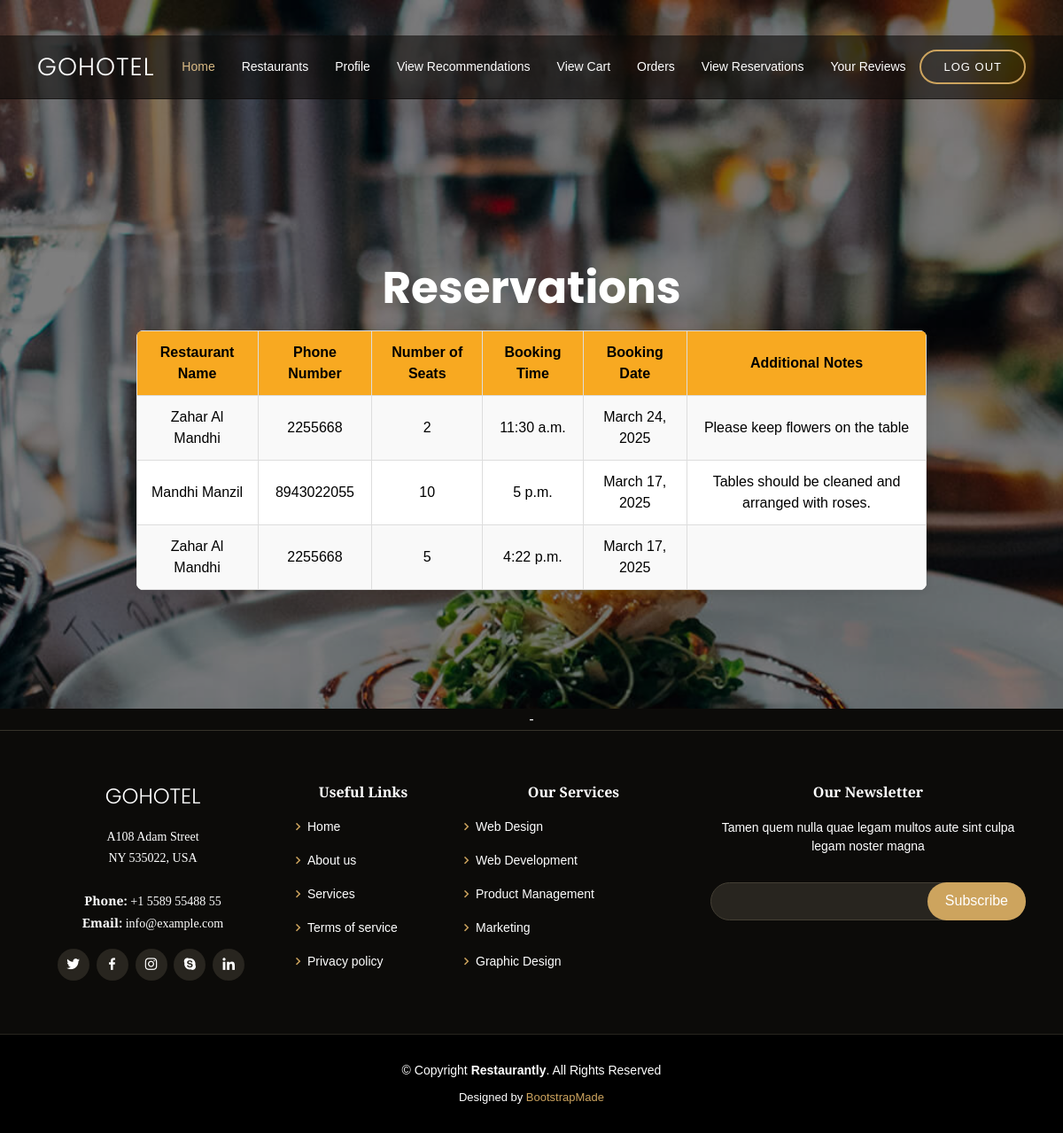
The page /user_reservation_view (signed in) on the database as committed earlier.
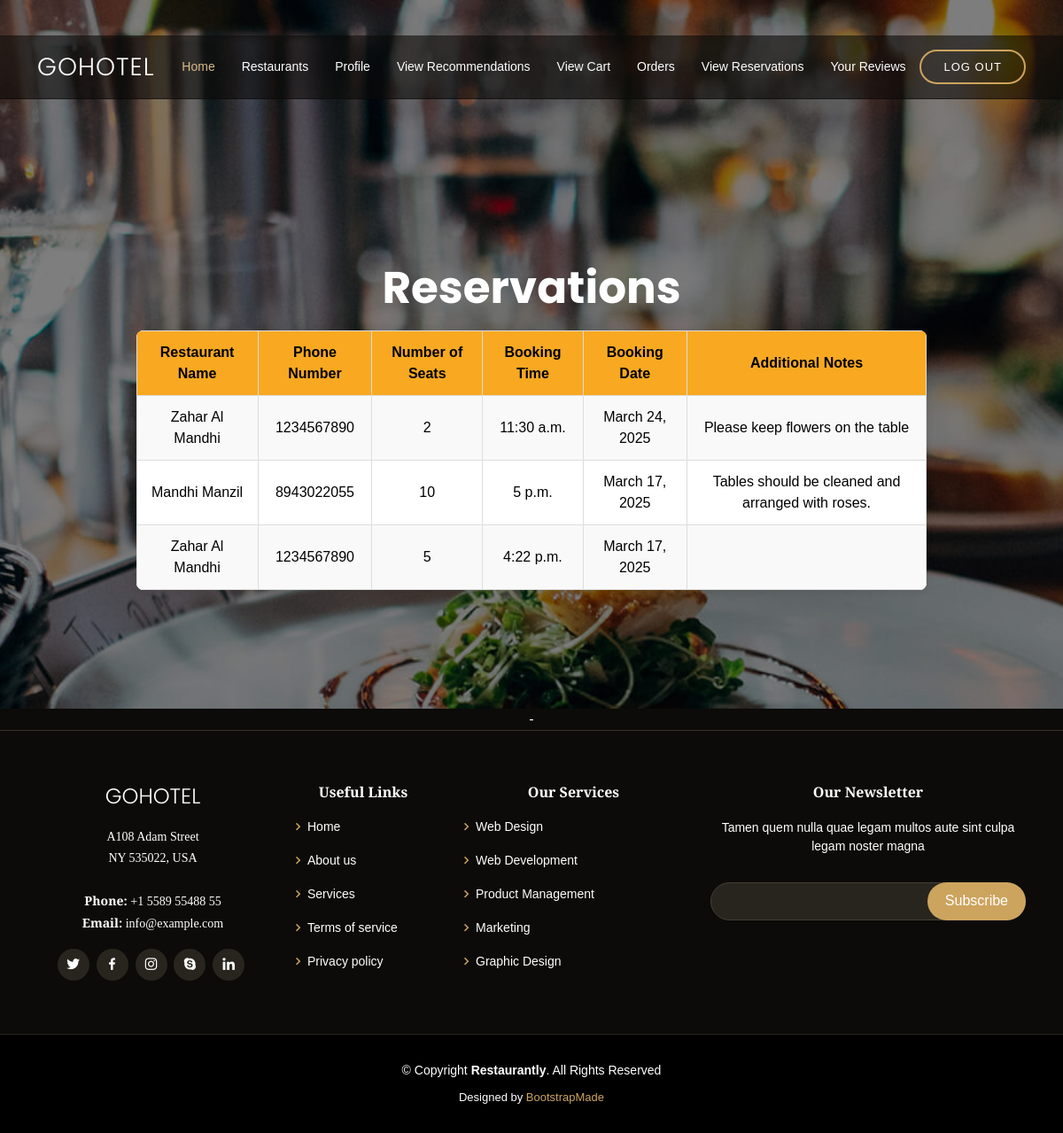
The same page on the database as committed later.
### RestaurantApp/models.py (models this page shows, shortened)
class Table(models.Model):
    user_id=models.ForeignKey('Users',on_delete=models.CASCADE)
    restaurant_id=models.ForeignKey('Restaurants',on_delete=models.CASCADE)
    number_of_people=models.IntegerField()
    rdate=models.DateField()
    rtime=models.TimeField()
    notes=models.TextField()

class Restaurants(models.Model):
    category = models.CharField(max_length=100)
    name = models.CharField(max_length=100)
    image = models.FileField(upload_to='image/')
    address = models.CharField(max_length=500)
    district = models.CharField(max_length=50)
    city = models.CharField(max_length=100)
    contact = models.CharField(max_length=100)
    about=models.TextField(null=True)
    approval_status = models.IntegerField(default=0)
    login_id = models.ForeignKey('Login', on_delete=models.CASCADE)
    have_certificate = models.IntegerField(default=0)  # No choices here
    fssai_nunmber = models.CharField(null=True, max_length=10)
    department_approved=models.IntegerField(null=False,default=0)#0-not approved and 1- approved

### RestaurantApp/views.py (the view)
# urls.py: path('user_reservation_view',views.user_reservation_view,name='user_reservation_view'),
def user_reservation_view(request):
    user_id=request.session.get('user_id')
    if not user_id:
        return redirect('index')
    user=get_object_or_404(Users,login_id=user_id)
    reservations=Table.objects.filter(user_id=user).order_by('-rdate', '-rtime')
    print(reservations)
    return render(request,'user_reservation_view.html',{'details':reservations})

### RestaurantApp/templates/user_reservation_view.html (shortened to what this page needs)
{% extends 'user_header.html' %}
{% block content %}
<head>
</head>
<body>
    <h1 style="color: white;font-size: 50px;text-align: center;">Reservations</h1>
    <table>
        <tr>
            <th>Restaurant Name</th>
            <th>Phone Number</th>
            <th>Number of Seats</th>
            <th>Booking Time</th>
            <th>Booking Date</th>
            <th>Additional Notes</th>
        </tr>
        {% for a in details %}
        <tr>
            <td>{{a.restaurant_id.name}}</td>
            <td>{{a.restaurant_id.contact}}</td>
            <td>{{a.number_of_people}}</td>
            <td>{{a.rtime}}</td>
            <td>{{a.rdate}}</td>
            <td>{{a.notes}}</td>
        </tr>
        {% endfor %}
    </table>
</body>
{% endblock %}

Rows that differ between the two databases and show on the page:
changed through a linked row, Table "March 24, 2025": restaurant_id.contact "2255668" → "1234567890"
changed through a linked row, Table (number 3 of 3 on the later page): restaurant_id.contact "2255668" → "1234567890"
